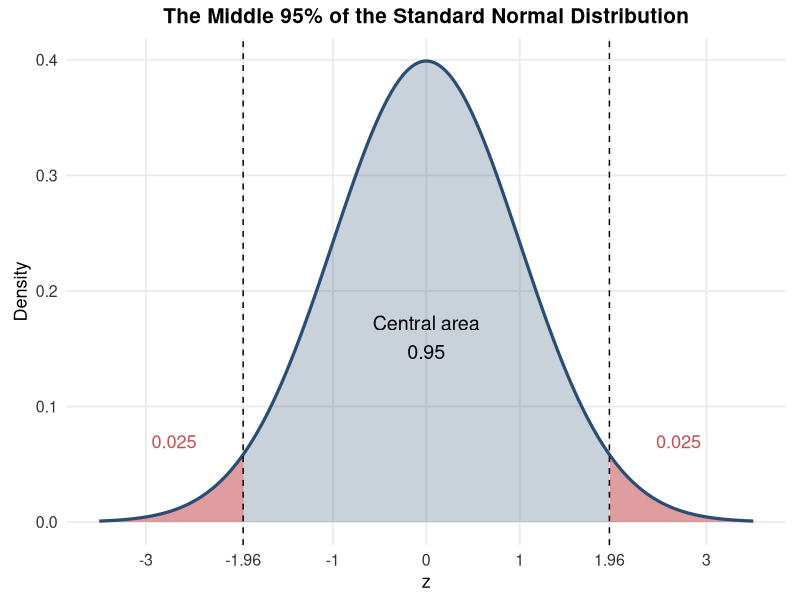
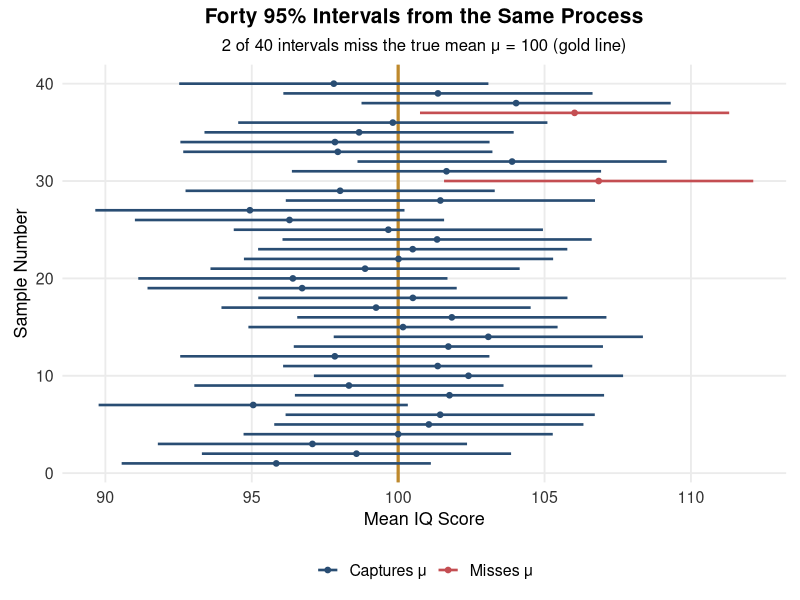
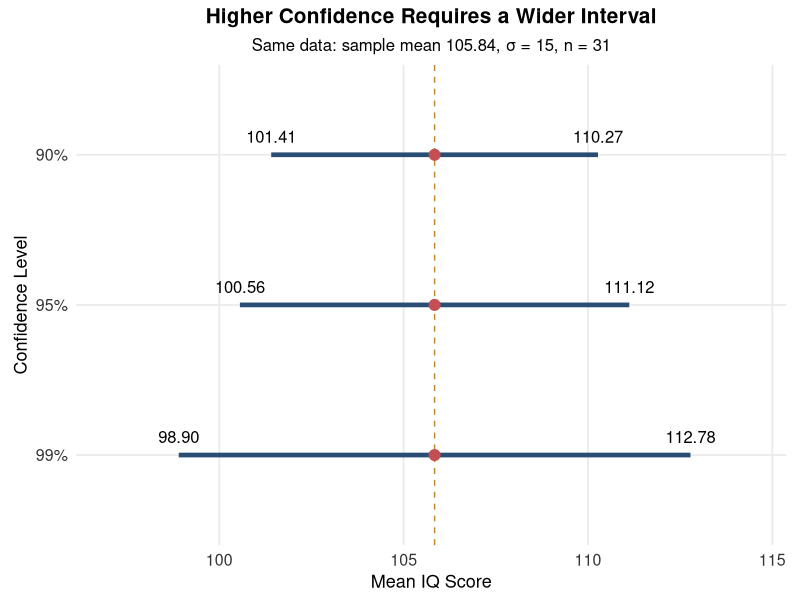
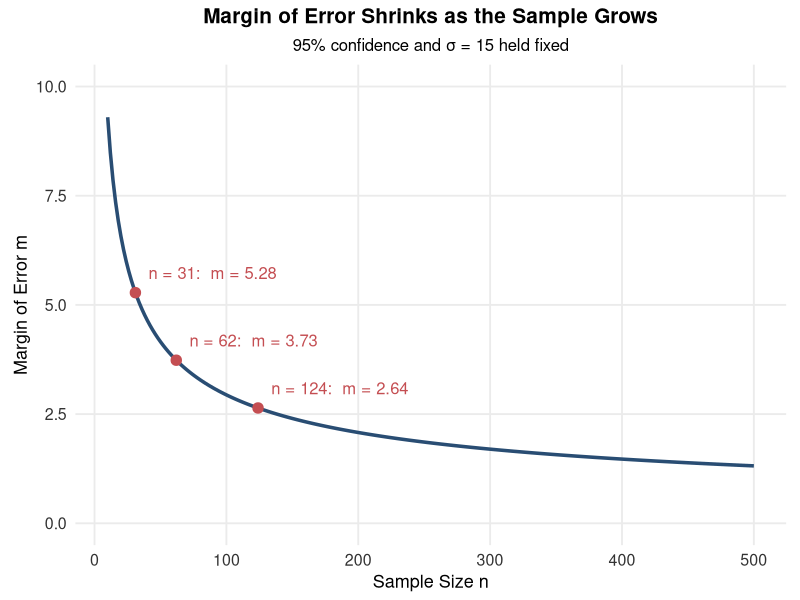
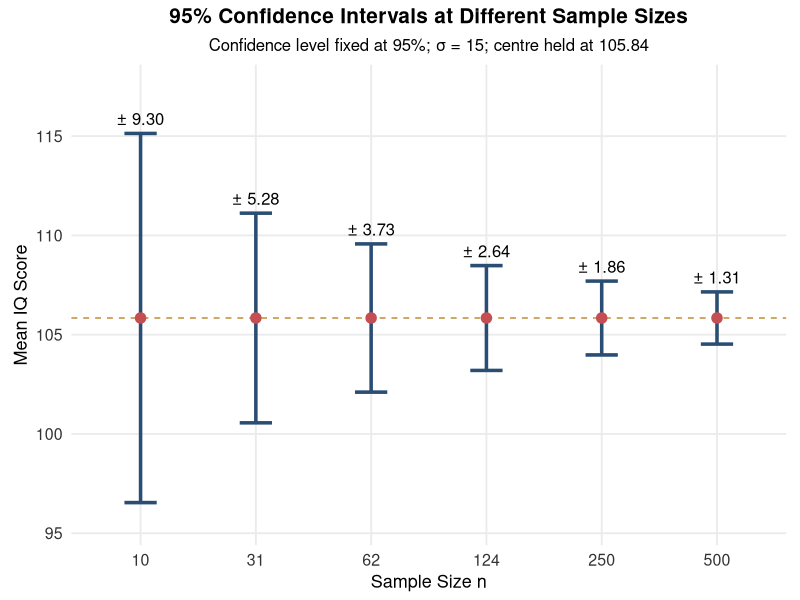
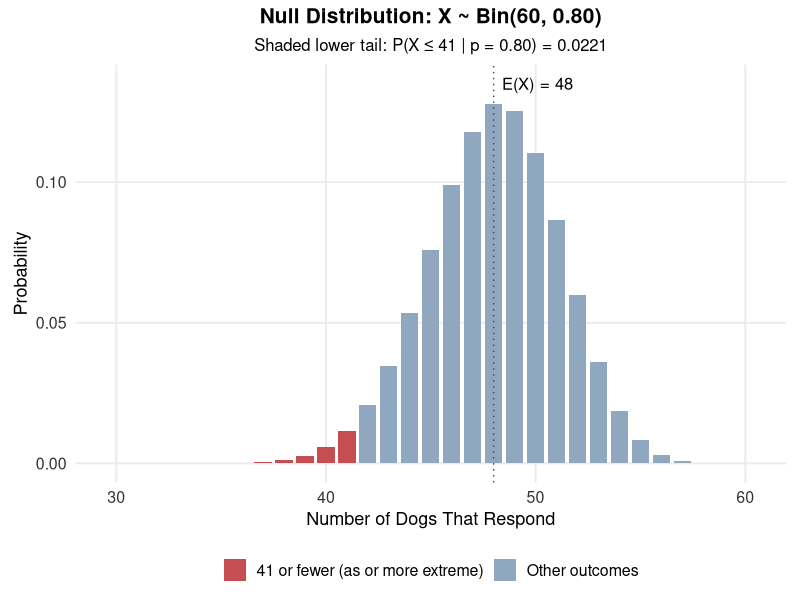
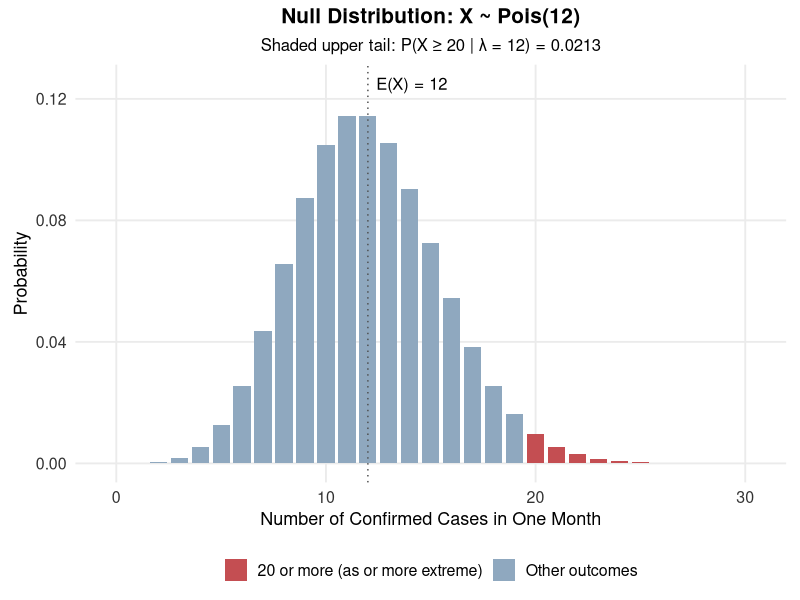
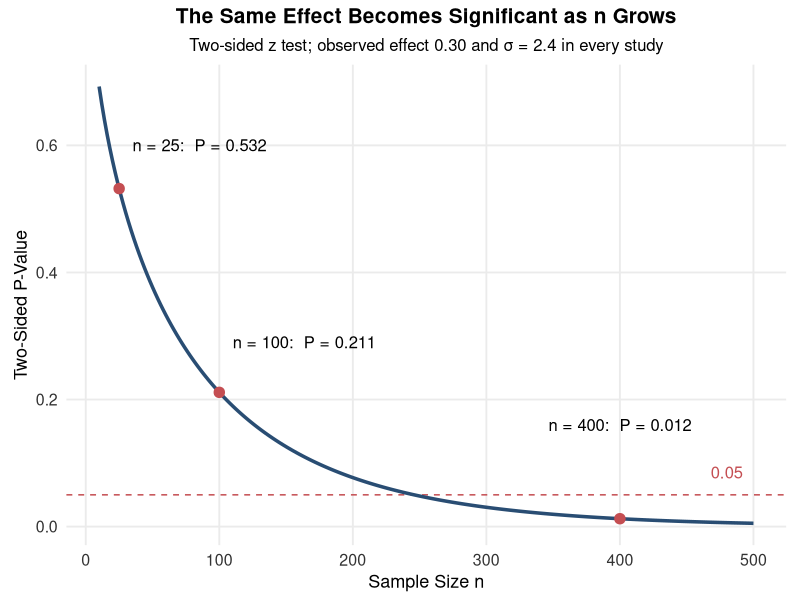

R code for these plots, in order:
## ---- chunk 1
knitr::opts_chunk$set(
  echo = TRUE,
  warning = FALSE,
  message = FALSE,
  error = FALSE,
  fig.align = "center",
  fig.width = 6.4,
  fig.height = 3.4
)

if (!requireNamespace("ggplot2", quietly = TRUE)) {
  stop("The ggplot2 package must be installed before this chapter is knitted.")
}

suppressPackageStartupMessages({
  library(ggplot2)
})

# ------------------------------------------------------------------
# Shared colours and theme
# The base size is large enough for the figures to remain readable
# when they are placed on Beamer slides.
# ------------------------------------------------------------------
course_blue  <- "#294D73"
course_red   <- "#C44E52"
course_green <- "#3F7D58"
course_gold  <- "#BE892D"
course_grey  <- "#8FA8BF"

lecture_chart_theme <- theme_minimal(base_size = 14) +
  theme(
    plot.title = element_text(size = 15, face = "bold", hjust = 0.5),
    plot.subtitle = element_text(size = 12, hjust = 0.5),
    axis.title = element_text(size = 13),
    axis.text = element_text(size = 11.5, colour = "#333333"),
    legend.text = element_text(size = 11.5),
    legend.title = element_text(size = 12),
    panel.grid.minor = element_blank(),
    plot.background = element_rect(fill = "white", colour = NA),
    panel.background = element_rect(fill = "white", colour = NA),
    plot.margin = margin(6, 10, 6, 10)
  )

# Every lecture figure is saved as a high-resolution PNG.
# The Beamer slides read these files directly, so no figure is drawn by hand in LaTeX.
# Keep the .tex file in the same folder as this .Rmd file.
save_plot <- function(filename, plot, width = 6.4, height = 3.4) {
  ggsave(
    filename = filename,
    plot = plot,
    width = width,
    height = height,
    units = "in",
    dpi = 300,
    bg = "white"
  )
}

# ------------------------------------------------------------------
# Figure 1: Standard Normal critical values for 95% confidence
# ------------------------------------------------------------------
z_grid <- seq(-3.5, 3.5, length.out = 1000)
normal_data <- data.frame(z = z_grid, density = dnorm(z_grid))

p_critical <- ggplot(normal_data, aes(x = z, y = density)) +
  geom_area(
    data = subset(normal_data, abs(z) <= 1.96),
    fill = course_blue, alpha = 0.25
  ) +
  geom_area(
    data = subset(normal_data, z >= 1.96),
    fill = course_red, alpha = 0.55
  ) +
  geom_area(
    data = subset(normal_data, z <= -1.96),
    fill = course_red, alpha = 0.55
  ) +
  geom_line(colour = course_blue, linewidth = 1.1) +
  geom_vline(xintercept = c(-1.96, 1.96), linetype = "dashed") +
  annotate("text", x = 0, y = 0.16, label = "Central area\n0.95", size = 5) +
  annotate(
    "text", x = c(-2.7, 2.7), y = 0.07,
    label = "0.025", colour = course_red, size = 4.6
  ) +
  scale_x_continuous(
    breaks = c(-3, -1.96, -1, 0, 1, 1.96, 3),
    labels = c("-3", "-1.96", "-1", "0", "1", "1.96", "3")
  ) +
  labs(
    title = "The Middle 95% of the Standard Normal Distribution",
    x = "z",
    y = "Density"
  ) +
  lecture_chart_theme

# ------------------------------------------------------------------
# Figure 2: Long-run coverage of 95% confidence intervals
# Forty samples of n = 31 IQ scores from a population with mu = 100
# and sigma = 15. Only the sample mean is needed for each interval.
# ------------------------------------------------------------------
set.seed(2015)
coverage_mu <- 100
coverage_sigma <- 15
coverage_n <- 31
coverage_se <- coverage_sigma / sqrt(coverage_n)
coverage_margin <- qnorm(0.975) * coverage_se

coverage_data <- data.frame(
  sample = 1:40,
  xbar = rnorm(40, mean = coverage_mu, sd = coverage_se)
)
coverage_data$lower <- coverage_data$xbar - coverage_margin
coverage_data$upper <- coverage_data$xbar + coverage_margin
coverage_data$result <- ifelse(
  coverage_data$lower <= coverage_mu & coverage_data$upper >= coverage_mu,
  "Captures μ",
  "Misses μ"
)
coverage_misses <- sum(coverage_data$result == "Misses μ")

p_coverage <- ggplot(coverage_data, aes(y = sample)) +
  geom_vline(xintercept = coverage_mu, colour = course_gold, linewidth = 1.1) +
  geom_segment(
    aes(x = lower, xend = upper, yend = sample, colour = result),
    linewidth = 0.9
  ) +
  geom_point(aes(x = xbar, colour = result), size = 1.6) +
  scale_colour_manual(
    values = c("Captures μ" = course_blue, "Misses μ" = course_red)
  ) +
  labs(
    title = "Forty 95% Intervals from the Same Process",
    subtitle = paste0(
      coverage_misses, " of 40 intervals miss the true mean μ = 100 (gold line)"
    ),
    x = "Mean IQ Score",
    y = "Sample Number",
    colour = NULL
  ) +
  lecture_chart_theme +
  theme(legend.position = "bottom")

# ------------------------------------------------------------------
# Figure 3: Three confidence levels for the IQ example
# ------------------------------------------------------------------
iq_xbar <- 105.84
iq_sigma <- 15
iq_n <- 31
iq_levels <- c(0.90, 0.95, 0.99)
iq_margin <- qnorm((1 + iq_levels) / 2) * iq_sigma / sqrt(iq_n)

iq_intervals <- data.frame(
  confidence = factor(
    c("90%", "95%", "99%"),
    levels = c("99%", "95%", "90%")
  ),
  lower = iq_xbar - iq_margin,
  upper = iq_xbar + iq_margin,
  centre = iq_xbar
)

p_iq_intervals <- ggplot(iq_intervals, aes(y = confidence, x = centre)) +
  geom_vline(xintercept = iq_xbar, linetype = "dashed", colour = course_gold) +
  geom_segment(
    aes(x = lower, xend = upper, yend = confidence),
    colour = course_blue,
    linewidth = 1.6
  ) +
  geom_point(colour = course_red, size = 3.4) +
  geom_text(
    aes(x = lower, label = sprintf("%.2f", lower)),
    vjust = -1, size = 4.2
  ) +
  geom_text(
    aes(x = upper, label = sprintf("%.2f", upper)),
    vjust = -1, size = 4.2
  ) +
  scale_x_continuous(limits = c(97, 114.5)) +
  labs(
    title = "Higher Confidence Requires a Wider Interval",
    subtitle = "Same data: sample mean 105.84, σ = 15, n = 31",
    x = "Mean IQ Score",
    y = "Confidence Level"
  ) +
  lecture_chart_theme

# ------------------------------------------------------------------
# Figure 4: Margin of error and sample size (95% confidence, sigma = 15)
# ------------------------------------------------------------------
sample_sizes <- seq(10, 500, by = 2)
margin_data <- data.frame(
  n = sample_sizes,
  margin = qnorm(0.975) * iq_sigma / sqrt(sample_sizes)
)
margin_points <- data.frame(n = c(31, 62, 124))
margin_points$margin <- qnorm(0.975) * iq_sigma / sqrt(margin_points$n)

p_margin <- ggplot(margin_data, aes(x = n, y = margin)) +
  geom_line(colour = course_blue, linewidth = 1.2) +
  geom_point(data = margin_points, colour = course_red, size = 3.2) +
  geom_text(
    data = margin_points,
    aes(label = sprintf("n = %d:  m = %.2f", n, margin)),
    hjust = 0, nudge_x = 10, nudge_y = 0.45, size = 4.2, colour = course_red
  ) +
  scale_y_continuous(limits = c(0, 10)) +
  labs(
    title = "Margin of Error Shrinks as the Sample Grows",
    subtitle = "95% confidence and σ = 15 held fixed",
    x = "Sample Size n",
    y = "Margin of Error m"
  ) +
  lecture_chart_theme

# ------------------------------------------------------------------
# Figure 5: Fixed 95% confidence level, different sample sizes
# The sample mean is held at 105.84 so that only the width changes.
# ------------------------------------------------------------------
interval_n <- c(10, 31, 62, 124, 250, 500)
interval_data <- data.frame(
  n = factor(interval_n, levels = interval_n),
  margin = qnorm(0.975) * iq_sigma / sqrt(interval_n)
)
interval_data$lower <- iq_xbar - interval_data$margin
interval_data$upper <- iq_xbar + interval_data$margin

p_interval_n <- ggplot(interval_data, aes(x = n, y = iq_xbar)) +
  geom_hline(yintercept = iq_xbar, linetype = "dashed", colour = course_gold) +
  geom_errorbar(
    aes(ymin = lower, ymax = upper),
    width = 0.28, colour = course_blue, linewidth = 1.2
  ) +
  geom_point(colour = course_red, size = 3.2) +
  geom_text(
    aes(y = upper, label = sprintf("± %.2f", margin)),
    vjust = -0.7, size = 4.2
  ) +
  coord_cartesian(ylim = c(95.5, 117.5)) +
  labs(
    title = "95% Confidence Intervals at Different Sample Sizes",
    subtitle = "Confidence level fixed at 95%; σ = 15; centre held at 105.84",
    x = "Sample Size n",
    y = "Mean IQ Score"
  ) +
  lecture_chart_theme

# ------------------------------------------------------------------
# Figure 6: Exact binomial null distribution with the observed lower tail
# ------------------------------------------------------------------
binomial_values <- 0:60
binomial_tail_data <- data.frame(
  x = binomial_values,
  probability = dbinom(binomial_values, size = 60, prob = 0.80),
  region = ifelse(binomial_values <= 41, "41 or fewer (as or more extreme)", "Other outcomes")
)

p_binomial_tail <- ggplot(
  subset(binomial_tail_data, x >= 30),
  aes(x = x, y = probability, fill = region)
) +
  geom_col(width = 0.82) +
  geom_vline(xintercept = 48, linetype = "dotted", colour = "grey30") +
  annotate("text", x = 48.4, y = 0.135, label = "E(X) = 48", hjust = 0, size = 4.2) +
  scale_fill_manual(
    values = c(
      "41 or fewer (as or more extreme)" = course_red,
      "Other outcomes" = course_grey
    )
  ) +
  labs(
    title = "Null Distribution: X ~ Bin(60, 0.80)",
    subtitle = "Shaded lower tail: P(X ≤ 41 | p = 0.80) = 0.0221",
    x = "Number of Dogs That Respond",
    y = "Probability",
    fill = NULL
  ) +
  lecture_chart_theme +
  theme(legend.position = "bottom")

# ------------------------------------------------------------------
# Figure 7: Exact Poisson null distribution with the observed upper tail
# ------------------------------------------------------------------
poisson_values <- 0:30
poisson_tail_data <- data.frame(
  x = poisson_values,
  probability = dpois(poisson_values, lambda = 12),
  region = ifelse(poisson_values >= 20, "20 or more (as or more extreme)", "Other outcomes")
)

p_poisson_tail <- ggplot(
  poisson_tail_data,
  aes(x = x, y = probability, fill = region)
) +
  geom_col(width = 0.82) +
  geom_vline(xintercept = 12, linetype = "dotted", colour = "grey30") +
  annotate("text", x = 12.4, y = 0.125, label = "E(X) = 12", hjust = 0, size = 4.2) +
  scale_fill_manual(
    values = c(
      "20 or more (as or more extreme)" = course_red,
      "Other outcomes" = course_grey
    )
  ) +
  labs(
    title = "Null Distribution: X ~ Pois(12)",
    subtitle = "Shaded upper tail: P(X ≥ 20 | λ = 12) = 0.0213",
    x = "Number of Confirmed Cases in One Month",
    y = "Probability",
    fill = NULL
  ) +
  lecture_chart_theme +
  theme(legend.position = "bottom")

# ------------------------------------------------------------------
# Figure 8: Statistical significance and sample size
# Fixed observed effect 0.30 and sigma = 2.4 (same values as the slides)
# ------------------------------------------------------------------
fixed_effect <- 0.30
fixed_sigma <- 2.4

significance_data <- data.frame(n = seq(10, 500, by = 2))
significance_data$z <- fixed_effect / (fixed_sigma / sqrt(significance_data$n))
significance_data$p_value <- 2 * pnorm(-abs(significance_data$z))

significance_points <- data.frame(n = c(25, 100, 400))
significance_points$p_value <- 2 * pnorm(
  -fixed_effect / (fixed_sigma / sqrt(significance_points$n))
)
# Label positions chosen so that no label touches the curve or the 0.05 line
significance_points$label_x <- c(35, 110, 400)
significance_points$label_y <- c(0.60, 0.29, 0.16)
significance_points$label_hjust <- c(0, 0, 0.5)

p_significance <- ggplot(significance_data, aes(x = n, y = p_value)) +
  geom_hline(yintercept = 0.05, linetype = "dashed", colour = course_red) +
  geom_line(colour = course_blue, linewidth = 1.2) +
  geom_point(data = significance_points, colour = course_red, size = 3.2) +
  geom_text(
    data = significance_points,
    aes(x = label_x, y = label_y, hjust = label_hjust,
        label = sprintf("n = %d:  P = %.3f", n, p_value)),
    size = 4.2
  ) +
  annotate("text", x = 480, y = 0.085, label = "0.05", colour = course_red, size = 4.2) +
  labs(
    title = "The Same Effect Becomes Significant as n Grows",
    subtitle = "Two-sided z test; observed effect 0.30 and σ = 2.4 in every study",
    x = "Sample Size n",
    y = "Two-Sided P-Value"
  ) +
  lecture_chart_theme

# ------------------------------------------------------------------
# Figure 9: Number of false positives among 20 true null hypotheses
# ------------------------------------------------------------------
false_positive_data <- data.frame(y = 0:6)
false_positive_data$probability <- dbinom(false_positive_data$y, size = 20, prob = 0.05)
false_positive_data$region <- ifelse(
  false_positive_data$y == 0,
  "No false positives",
  "At least one false positive"
)

p_false_positive_count <- ggplot(
  false_positive_data,
  aes(x = factor(y), y = probability, fill = region)
) +
  geom_col(width = 0.75) +
  geom_text(aes(label = sprintf("%.3f", probability)), vjust = -0.4, size = 4.2) +
  scale_fill_manual(
    values = c(
      "No false positives" = course_grey,
      "At least one false positive" = course_red
    )
  ) +
  scale_y_continuous(limits = c(0, 0.43)) +
  labs(
    title = "False Positives Among 20 Foods: Y ~ Bin(20, 0.05)",
    subtitle = "P(Y = 0) = 0.358     P(Y ≥ 1) = 0.642     E(Y) = 1",
    x = "Number of Foods Declared Significant (Y)",
    y = "Probability",
    fill = NULL
  ) +
  lecture_chart_theme +
  theme(legend.position = "bottom")

# ------------------------------------------------------------------
# Figure 10: Multiple testing and false-positive risk
# ------------------------------------------------------------------
multiple_testing_data <- data.frame(tests = 1:50)
multiple_testing_data$at_least_one <- 1 - (1 - 0.05)^multiple_testing_data$tests

p_multiple_testing <- ggplot(multiple_testing_data, aes(x = tests, y = at_least_one)) +
  geom_line(colour = course_blue, linewidth = 1.2) +
  geom_point(
    data = subset(multiple_testing_data, tests == 20),
    colour = course_red,
    size = 3.2
  ) +
  annotate(
    "text", x = 22, y = 0.58,
    label = "20 tests: 0.642",
    colour = course_red, hjust = 0, size = 4.4
  ) +
  scale_y_continuous(
    labels = function(x) paste0(round(100 * x), "%"),
    limits = c(0, 1)
  ) +
  labs(
    title = "Chance of at Least One False Positive",
    subtitle = "Independent tests at α = 0.05 when every null hypothesis is true",
    x = "Number of Tests",
    y = "Probability"
  ) +
  lecture_chart_theme

# ------------------------------------------------------------------
# Figures 11-13: Type I error, Type II error and power (sweetness study)
# ------------------------------------------------------------------
se_cola <- 1 / sqrt(10)
critical_xbar <- qnorm(0.95, mean = 0, sd = se_cola)
beta_cola <- pnorm(critical_xbar, mean = 0.8, sd = se_cola)
power_cola <- 1 - beta_cola
x_grid <- seq(-1.1, 1.9, length.out = 1000)

null_curve <- data.frame(xbar = x_grid, density = dnorm(x_grid, mean = 0, sd = se_cola))
alt_curve <- data.frame(xbar = x_grid, density = dnorm(x_grid, mean = 0.8, sd = se_cola))

decision_labels <- list(
  annotate("text", x = critical_xbar + 0.03, y = 1.42, label = "Reject H₀ →",
           hjust = 0, size = 4.2),
  annotate("text", x = critical_xbar - 0.03, y = 1.42, label = "← Fail to reject H₀",
           hjust = 1, size = 4.2)
)

# Figure 11: Type I error = area under the null curve beyond the cutoff
p_type1 <- ggplot(null_curve, aes(x = xbar, y = density)) +
  geom_area(
    data = subset(null_curve, xbar >= critical_xbar),
    fill = course_red, alpha = 0.55
  ) +
  geom_line(colour = course_blue, linewidth = 1.2) +
  geom_vline(xintercept = critical_xbar, linetype = "dashed") +
  annotate("segment", x = 1.05, y = 0.42, xend = 0.66, yend = 0.08,
           colour = course_red, linewidth = 0.6,
           arrow = arrow(length = unit(0.08, "inches"))) +
  annotate("text", x = 1.08, y = 0.48, label = "α = 0.05", hjust = 0,
           colour = course_red, size = 4.8, fontface = "bold") +
  annotate("text", x = -0.78, y = 0.9, label = "H₀ true: μ = 0",
           colour = course_blue, size = 4.6) +
  decision_labels +
  scale_y_continuous(limits = c(0, 1.5)) +
  labs(
    title = "Type I Error: Rejecting H₀ When μ = 0",
    subtitle = sprintf("Cutoff: reject when the sample mean is at least %.3f", critical_xbar),
    x = "Sample Mean Sweetness Loss",
    y = "Density"
  ) +
  lecture_chart_theme

# Figure 12: Type II error = area under the alternative curve below the cutoff
p_type2 <- ggplot(alt_curve, aes(x = xbar, y = density)) +
  geom_area(
    data = subset(alt_curve, xbar <= critical_xbar),
    fill = course_gold, alpha = 0.6
  ) +
  geom_line(colour = course_green, linewidth = 1.2) +
  geom_vline(xintercept = critical_xbar, linetype = "dashed") +
  annotate("segment", x = -0.12, y = 0.52, xend = 0.32, yend = 0.22,
           colour = "#8a5f17", linewidth = 0.6,
           arrow = arrow(length = unit(0.08, "inches"))) +
  annotate("text", x = -0.15, y = 0.58, label = sprintf("β = %.3f", beta_cola),
           hjust = 1, colour = "#8a5f17", size = 4.8, fontface = "bold") +
  annotate("text", x = 1.40, y = 1.0, label = "Truth: μ = 0.8",
           colour = course_green, size = 4.6) +
  decision_labels +
  scale_y_continuous(limits = c(0, 1.5)) +
  labs(
    title = "Type II Error: Failing to Reject H₀ When μ = 0.8",
    subtitle = sprintf("Same cutoff %.3f, but probability now comes from the μ = 0.8 curve", critical_xbar),
    x = "Sample Mean Sweetness Loss",
    y = "Density"
  ) +
  lecture_chart_theme

# Figure 13: Both curves, with alpha, beta and power
power_regions <- rbind(
  data.frame(subset(null_curve, xbar >= critical_xbar), region = "α (Type I error)"),
  data.frame(subset(alt_curve, xbar <= critical_xbar), region = "β (Type II error)"),
  data.frame(subset(alt_curve, xbar >= critical_xbar), region = "Power = 1 − β")
)

p_power <- ggplot() +
  geom_area(
    data = power_regions,
    aes(x = xbar, y = density, fill = region),
    alpha = 0.45, position = "identity"
  ) +
  geom_line(data = null_curve, aes(x = xbar, y = density), colour = course_blue, linewidth = 1.1) +
  geom_line(data = alt_curve, aes(x = xbar, y = density), colour = course_green, linewidth = 1.1) +
  geom_vline(xintercept = critical_xbar, linetype = "dashed") +
  annotate("text", x = -0.62, y = 1.12, label = "μ = 0", colour = course_blue, size = 4.6) +
  annotate("text", x = 1.45, y = 1.12, label = "μ = 0.8", colour = course_green, size = 4.6) +
  scale_fill_manual(
    values = c(
      "α (Type I error)" = course_red,
      "β (Type II error)" = course_gold,
      "Power = 1 − β" = course_green
    ),
    breaks = c("α (Type I error)", "β (Type II error)", "Power = 1 − β")
  ) +
  scale_y_continuous(limits = c(0, 1.35)) +
  labs(
    title = "One Cutoff, Two Sampling Distributions",
    x = "Sample Mean Sweetness Loss",
    y = "Density",
    fill = NULL
  ) +
  lecture_chart_theme +
  theme(legend.position = "bottom")

# ------------------------------------------------------------------
# Figure 14: Power depends on the true mean (power curve)
# ------------------------------------------------------------------
power_function_data <- data.frame(mu = seq(0, 1.5, by = 0.01))
power_function_data$power <- 1 - pnorm(critical_xbar, mean = power_function_data$mu, sd = se_cola)
power_function_points <- data.frame(mu = c(0, 0.3, 0.5, 0.8, 1.0))
power_function_points$power <- 1 - pnorm(critical_xbar, mean = power_function_points$mu, sd = se_cola)
power_function_points$label_hjust <- c(-0.3, 1.25, 1.25, 1.25, 1.25)

p_power_function <- ggplot(power_function_data, aes(x = mu, y = power)) +
  geom_hline(yintercept = 0.90, linetype = "dashed", colour = course_red) +
  geom_line(colour = course_blue, linewidth = 1.2) +
  geom_point(data = power_function_points, colour = course_red, size = 3.2) +
  geom_text(
    data = power_function_points,
    aes(label = sprintf("%.3f", power), hjust = label_hjust),
    vjust = -0.3, size = 4.1
  ) +
  annotate("text", x = 1.48, y = 0.86, label = "Target 0.90", colour = course_red,
           hjust = 1, size = 4.1) +
  scale_y_continuous(limits = c(0, 1)) +
  labs(
    title = "Power Against Different True Means",
    subtitle = "n = 10, σ = 1, α = 0.05; at μ = 0 the 'power' equals α",
    x = "True Mean Sweetness Loss μ",
    y = "Power"
  ) +
  lecture_chart_theme

# ------------------------------------------------------------------
# Figure 15: Type II error with a binomial model (dogs revisited)
# Reject H0: p = 0.80 when X <= 42.
# ------------------------------------------------------------------
binomial_cutoff <- max(which(pbinom(0:60, 60, 0.80) <= 0.05)) - 1
binomial_compare_values <- 28:56

binomial_compare <- rbind(
  data.frame(
    x = binomial_compare_values,
    probability = dbinom(binomial_compare_values, 60, 0.80),
    model = "H₀ true: p = 0.80",
    region = ifelse(binomial_compare_values <= binomial_cutoff,
                    "Reject H₀ (Type I error)", "Correct decision")
  ),
  data.frame(
    x = binomial_compare_values,
    probability = dbinom(binomial_compare_values, 60, 0.70),
    model = "Alternative true: p = 0.70",
    region = ifelse(binomial_compare_values <= binomial_cutoff,
                    "Correct decision", "Fail to reject H₀ (Type II error)")
  )
)
binomial_compare$model <- factor(
  binomial_compare$model,
  levels = c("H₀ true: p = 0.80", "Alternative true: p = 0.70")
)

binomial_error_labels <- data.frame(
  model = factor(levels(binomial_compare$model), levels = levels(binomial_compare$model)),
  x = c(35, 51),
  y = c(0.075, 0.118),
  label = c(
    sprintf("α = P(X ≤ %d | 0.80) = %.3f", binomial_cutoff, pbinom(binomial_cutoff, 60, 0.80)),
    sprintf("β = P(X ≥ %d | 0.70) = %.3f", binomial_cutoff + 1, 1 - pbinom(binomial_cutoff, 60, 0.70))
  ),
  colour = c(course_red, "#8a5f17")
)

p_binomial_type2 <- ggplot(binomial_compare, aes(x = x, y = probability, fill = region)) +
  geom_col(width = 0.82) +
  geom_vline(xintercept = binomial_cutoff + 0.5, linetype = "dashed") +
  geom_text(
    data = binomial_error_labels,
    aes(x = x, y = y, label = label),
    inherit.aes = FALSE,
    colour = binomial_error_labels$colour,
    size = 4.2, fontface = "bold"
  ) +
  facet_wrap(~ model, ncol = 1) +
  guides(fill = guide_legend(nrow = 2)) +
  scale_fill_manual(
    values = c(
      "Reject H₀ (Type I error)" = course_red,
      "Fail to reject H₀ (Type II error)" = course_gold,
      "Correct decision" = course_grey
    )
  ) +
  labs(
    title = sprintf("Decision Rule: Reject H₀ When X ≤ %d", binomial_cutoff),
    x = "Number of Dogs That Respond (out of 60)",
    y = "Probability",
    fill = NULL
  ) +
  lecture_chart_theme +
  theme(
    legend.position = "bottom",
    strip.text = element_text(size = 12.5, face = "bold")
  )

# ------------------------------------------------------------------
# Figure 16: Effect size and the sample required for target power
# ------------------------------------------------------------------
effect_sizes <- seq(0.20, 1.50, by = 0.01)
z_alpha <- qnorm(0.95)
z_power <- qnorm(0.90)

power_sample_data <- data.frame(
  effect_size = effect_sizes,
  required_n = ((z_alpha + z_power) / effect_sizes)^2
)

p_power_sample <- ggplot(power_sample_data, aes(x = effect_size, y = required_n)) +
  geom_line(colour = course_blue, linewidth = 1.2) +
  annotate(
    "point", x = 0.80, y = ceiling(((z_alpha + z_power) / 0.80)^2),
    colour = course_red, size = 3.2
  ) +
  annotate(
    "text", x = 0.84, y = 38,
    label = "δ = 0.8: n = 13.38, round up to 14",
    colour = course_red, hjust = 0, size = 4.4
  ) +
  labs(
    title = "Smaller Effects Require Larger Samples",
    subtitle = "One-sided z test, α = 0.05, power = 0.90, σ = 1",
    x = "Effect Size to Detect δ",
    y = "Required Sample Size"
  ) +
  lecture_chart_theme

# ------------------------------------------------------------------
# Save the figures used in both the notes and the lecture slides.
# ------------------------------------------------------------------
save_plot("fig_ch15_critical_values.png", p_critical)
save_plot("fig_ch15_coverage.png", p_coverage, height = 3.8)
save_plot("fig_ch15_confidence_levels.png", p_iq_intervals, height = 3.2)
save_plot("fig_ch15_margin_sample_size.png", p_margin)
save_plot("fig_ch15_intervals_sample_size.png", p_interval_n)
save_plot("fig_ch15_binomial_tail.png", p_binomial_tail, height = 3.6)
save_plot("fig_ch15_poisson_tail.png", p_poisson_tail, height = 3.6)
save_plot("fig_ch15_significance_sample_size.png", p_significance)
save_plot("fig_ch15_false_positive_count.png", p_false_positive_count, height = 3.6)
save_plot("fig_ch15_multiple_testing.png", p_multiple_testing)
save_plot("fig_ch15_type1_error.png", p_type1)
save_plot("fig_ch15_type2_error.png", p_type2)
save_plot("fig_ch15_power_curves.png", p_power, height = 3.6)
save_plot("fig_ch15_power_function.png", p_power_function)
save_plot("fig_ch15_binomial_type2.png", p_binomial_type2, height = 4.4)
save_plot("fig_ch15_power_sample_size.png", p_power_sample)
## ---- chunk 2
p_critical
## ---- chunk 3
p_coverage
## ---- chunk 4
p_iq_intervals
## ---- chunk 5
x_bar <- 105.84
sigma <- 15
n <- 31

confidence_levels <- c(0.90, 0.95, 0.99)
z_star <- qnorm((1 + confidence_levels) / 2)
margin_error <- z_star * sigma / sqrt(n)

data.frame(
  confidence_level = confidence_levels,
  z_star = round(z_star, 3),
  margin_error = round(margin_error, 2),
  lower = round(x_bar - margin_error, 2),
  upper = round(x_bar + margin_error, 2)
)
## ---- chunk 6
p_margin
## ---- chunk 7
p_interval_n
## ---- chunk 8
n_values <- c(10, 31, 62, 124, 250, 500)
margin_values <- qnorm(0.975) * 15 / sqrt(n_values)

data.frame(
  n = n_values,
  margin = round(margin_values, 2),
  lower = round(105.84 - margin_values, 2),
  upper = round(105.84 + margin_values, 2)
)
## ---- chunk 9
p_binomial_tail
## ---- chunk 10
n_dogs <- 60
p_null <- 0.80
x_observed <- 41

p_value <- pbinom(
  q = x_observed,
  size = n_dogs,
  prob = p_null
)

p_value
## ---- chunk 11
exact <- pbinom(41, size = 60, prob = 0.80)
approx_cc <- pnorm(41.5, mean = 48, sd = sqrt(60 * 0.80 * 0.20))

round(c(exact = exact, normal_cc = approx_cc), 4)
## ---- chunk 12
p_poisson_tail
## ---- chunk 13
lambda_null <- 12
x_observed <- 20

p_value <- ppois(
  q = x_observed - 1,
  lambda = lambda_null,
  lower.tail = FALSE
)

p_value
## ---- chunk 14
p_significance
## ---- chunk 15
n <- c(25, 100, 400)
z <- 0.30 / (2.4 / sqrt(n))
data.frame(n = n, z = z, p_value = round(2 * pnorm(-z), 3))
## ---- chunk 16
p_false_positive_count
## ---- chunk 17
number_of_tests <- 20
alpha <- 0.05

c(
  expected_false_positives = number_of_tests * alpha,
  p_none = dbinom(0, size = number_of_tests, prob = alpha),
  p_at_least_one = 1 - (1 - alpha)^number_of_tests
)
## ---- chunk 18
p_multiple_testing
## ---- chunk 19
1 - (1 - 0.05 / 20)^20
## ---- chunk 20
p_type1
## ---- chunk 21
p_type2
## ---- chunk 22
p_power
## ---- chunk 23
sigma <- 1
n <- 10
alpha <- 0.05
mu_0 <- 0
mu_alternative <- 0.8

standard_deviation_xbar <- sigma / sqrt(n)
critical_x_bar <- qnorm(
  1 - alpha,
  mean = mu_0,
  sd = standard_deviation_xbar
)

beta <- pnorm(
  critical_x_bar,
  mean = mu_alternative,
  sd = standard_deviation_xbar
)

c(
  critical_sample_mean = critical_x_bar,
  beta = beta,
  power = 1 - beta
)
## ---- chunk 24
p_power_function
## ---- chunk 25
mu_values <- c(0.3, 0.5, 0.8, 1.0)
power_values <- 1 - pnorm(critical_x_bar, mean = mu_values, sd = standard_deviation_xbar)

data.frame(
  mu = mu_values,
  power = round(power_values, 3),
  beta = round(1 - power_values, 3)
)
## ---- chunk 26
p_binomial_type2
## ---- chunk 27
cdf_null <- pbinom(0:60, size = 60, prob = 0.80)
k <- max(which(cdf_null <= 0.05)) - 1   # largest k with P(X <= k) <= 0.05

c(
  cutoff_k = k,
  actual_alpha = pbinom(k, size = 60, prob = 0.80),
  beta_p_0.70 = 1 - pbinom(k, size = 60, prob = 0.70),
  power_p_0.70 = pbinom(k, size = 60, prob = 0.70)
)
## ---- chunk 28
z_star <- qnorm(0.975)
sigma <- 0.6
target_margin <- 0.05

unrounded_n <- (z_star * sigma / target_margin)^2
required_n <- ceiling(unrounded_n)

c(
  unrounded_sample_size = unrounded_n,
  required_sample_size = required_n
)
## ---- chunk 29
achieved_margin <- z_star * sigma / sqrt(required_n)
round(achieved_margin, 5)
## ---- chunk 30
alpha <- 0.05
target_power <- 0.90
sigma <- 1
effect_size <- 0.8

z_alpha <- qnorm(1 - alpha)
z_power <- qnorm(target_power)

unrounded_n <- (
  (z_alpha + z_power) * sigma / effect_size
)^2

required_n <- ceiling(unrounded_n)

# Check the achieved power with the rounded sample size
achieved_power <- 1 - pnorm(z_alpha - effect_size * sqrt(required_n) / sigma)

c(
  unrounded_n = unrounded_n,
  required_n = required_n,
  achieved_power = achieved_power
)
## ---- chunk 31
p_power_sample
